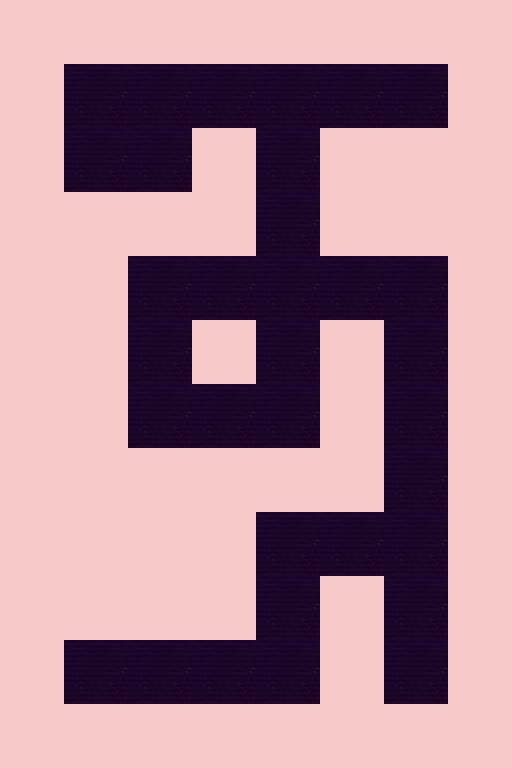

This is a level from a 2D game, rendered from its Tiled map with the project's own tilesets. A one-line summary and the complete map file follow:
An orthogonal 8x12 tile map with 64x64 px tiles, 3 tile layers (Background, traj, blockage01), 4 tilesets and 1 object (Ball).

<map version="1.5" tiledversion="1.7.2" orientation="orthogonal" renderorder="right-down" width="8" height="12" tilewidth="64" tileheight="64" infinite="0" nextlayerid="5" nextobjectid="2">
 <tileset firstgid="1" name="electro-wave-retro-skyline-buildings-jk" tilewidth="64" tileheight="64" spacing="1" margin="1" tilecount="464" columns="29">
  <image source="electro-wave-retro-skyline-buildings-jk.jpg" width="1920" height="1080" />
 </tileset>
 <tileset firstgid="465" name="electro-wave-retro-skyline-buildings-jk" tilewidth="64" tileheight="64" spacing="1" margin="1" tilecount="464" columns="29">
  <image source="electro-wave-retro-skyline-buildings-jk.jpg" width="1920" height="1080" />
 </tileset>
 <tileset firstgid="929" name="WhatsApp Image 2022-01-04 at 20.59.38" tilewidth="64" tileheight="64" spacing="1" margin="1" tilecount="99" columns="11">
  <image source="WhatsApp Image 2022-01-04 at 20.59.38.jpeg" width="736" height="588" />
 </tileset>
 <tileset firstgid="1028" name="2560" tilewidth="64" tileheight="64" spacing="1" margin="1" tilecount="234" columns="18">
  <image source="2560.jpg" width="1200" height="900" />
  <tile id="0">
   <properties>
    <property name="Blockage" value="True" />
   </properties>
  </tile>
 </tileset>
 <layer id="1" name="Background" width="8" height="12">
  <data encoding="csv">
562,563,564,565,566,567,568,569,
591,592,593,594,595,596,597,598,
620,621,622,623,624,625,626,627,
649,650,651,652,653,654,655,656,
678,679,680,681,682,683,684,685,
707,708,709,710,711,712,713,714,
736,737,738,739,740,741,742,743,
765,766,767,768,769,770,771,772,
794,795,796,797,798,799,800,801,
823,824,825,826,827,828,829,830,
852,853,854,855,856,857,858,859,
881,882,883,884,885,886,887,888
</data>
 </layer>
 <layer id="2" name="traj" width="8" height="12">
  <data encoding="csv">
0,0,0,0,0,0,0,0,
0,929,929,929,929,929,929,0,
0,929,929,0,929,0,0,0,
0,0,0,0,929,0,0,0,
0,0,929,929,929,929,929,0,
0,0,929,0,929,0,929,0,
0,0,929,929,929,0,929,0,
0,0,0,0,0,0,929,0,
0,0,0,0,929,929,929,0,
0,0,0,0,929,0,929,0,
0,929,929,929,929,0,929,0,
0,0,0,0,0,0,0,0
</data>
 </layer>
 <layer id="3" name="blockage01" width="8" height="12">
  <data encoding="csv">
1028,1028,1028,1028,1028,1028,1028,1028,
1028,0,0,0,0,0,0,1028,
1028,0,0,1028,0,1028,1028,1028,
1028,1028,1028,1028,0,1028,1028,1028,
1028,1028,0,0,0,0,0,1028,
1028,1028,0,1028,0,1028,0,1028,
1028,1028,0,0,0,1028,0,1028,
1028,1028,1028,1028,1028,1028,0,1028,
1028,1028,1028,1028,0,0,0,1028,
1028,1028,1028,1028,0,1028,0,1028,
1028,0,0,0,0,1028,0,1028,
1028,1028,1028,1028,1028,1028,1028,1028
</data>
 </layer>
 <objectgroup id="4" name="Objects">
  <object id="1" name="Ball" x="86.8279" y="660.731" width="20" height="20" />
 </objectgroup>
</map>
